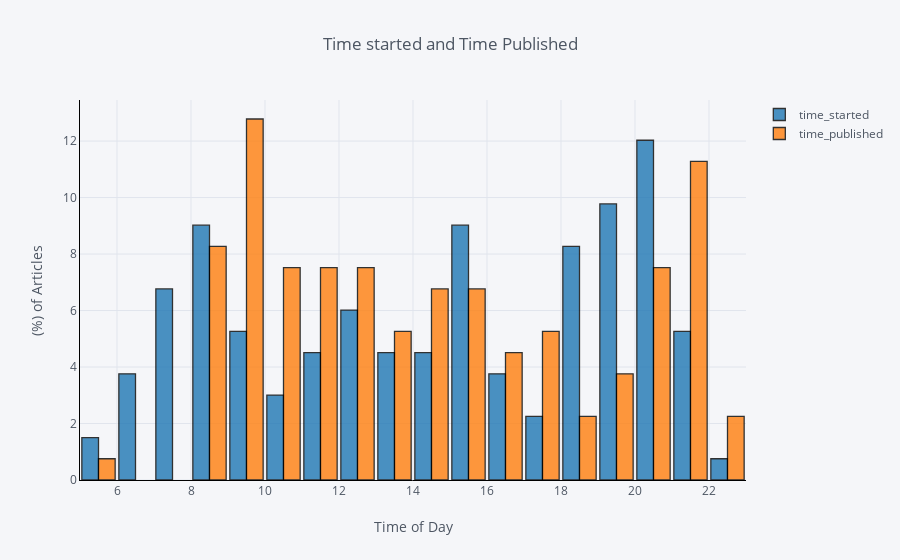

The code cell stored with this chart in its notebook:
### Code cell
df['time_started'] = df['started_date'].apply(to_time)
df['time_published'] = df['published_date'].apply(to_time)

df[['time_started','time_published']].iplot(
    kind='hist',
    linecolor='black',
    bins=24,
    histnorm='percent',
    bargap=0.1,
    opacity=0.8,
    barmode='group',
    xTitle='Time of Day',
    yTitle='(%) of Articles',
    title='Time started and Time Published')

### Figure 1 — Plotly figure (JSON) as saved in the notebook; plotly's stock layout.template omitted (floating-point values rounded to 4 significant figures; data arrays with more than 128 entries replaced by an {"elided": "..."} marker saying what was removed)
{"data": [{"histfunc": "count", "histnorm": "percent", "marker": {"color": "rgba(31, 119, 180, 1.0)", "line": {"color": "#000000", "width": 1.3}}, "name": "time_started", "nbinsx": 24, "opacity": 0.8, "orientation": "v", "type": "histogram", "uid": "74567019-2456-4938-b7c2-77176dfdb237", "x": {"elided": "133 float values"}}, {"histfunc": "count", "histnorm": "percent", "marker": {"color": "rgba(255, 127, 14, 1.0)", "line": {"color": "#000000", "width": 1.3}}, "name": "time_published", "nbinsx": 24, "opacity": 0.8, "orientation": "v", "type": "histogram", "uid": "646da41c-4e43-43b7-9c9e-67f8daa936f9", "x": {"elided": "133 float values"}}], "layout": {"bargap": 0.1, "barmode": "group", "legend": {"bgcolor": "#F5F6F9", "font": {"color": "#4D5663"}}, "paper_bgcolor": "#F5F6F9", "plot_bgcolor": "#F5F6F9", "title": {"font": {"color": "#4D5663"}, "text": "Time started and Time Published"}, "xaxis": {"gridcolor": "#E1E5ED", "linecolor": "black", "showgrid": true, "tickfont": {"color": "#4D5663"}, "title": {"font": {"color": "#4D5663"}, "text": "Time of Day"}, "zerolinecolor": "#E1E5ED"}, "yaxis": {"gridcolor": "#E1E5ED", "linecolor": "black", "showgrid": true, "tickfont": {"color": "#4D5663"}, "title": {"font": {"color": "#4D5663"}, "text": "(%) of Articles"}, "zerolinecolor": "#E1E5ED"}}}
